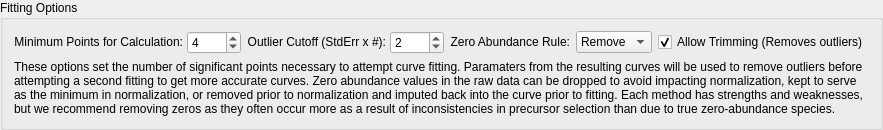
               <widget class="QGroupBox" name="groupBox_3">
                <property name="sizePolicy">
                 <sizepolicy hsizetype="Preferred" vsizetype="Fixed">
                  <horstretch>0</horstretch>
                  <verstretch>0</verstretch>
                 </sizepolicy>
                </property>
                <property name="minimumSize">
                 <size>
                  <width>200</width>
                  <height>75</height>
                 </size>
                </property>
                <property name="baseSize">
                 <size>
                  <width>100</width>
                  <height>200</height>
                 </size>
                </property>
                <property name="title">
                 <string>Fitting Options</string>
                </property>
                <layout class="QVBoxLayout" name="verticalLayout_21">
                 <item>
                  <layout class="QHBoxLayout" name="horizontalLayout_5" stretch="0,0,0,0">
                   <property name="spacing">
                    <number>6</number>
                   </property>
                   <property name="sizeConstraint">
                    <enum>QLayout::SetMaximumSize</enum>
                   </property>
                   <item>
                    <layout class="QHBoxLayout" name="horizontalLayout_6">
                     <property name="spacing">
                      <number>4</number>
                     </property>
                     <property name="sizeConstraint">
                      <enum>QLayout::SetMaximumSize</enum>
                     </property>
                     <item>
                      <widget class="QLabel" name="label_9">
                       <property name="sizePolicy">
                        <sizepolicy hsizetype="Fixed" vsizetype="Preferred">
                         <horstretch>0</horstretch>
                         <verstretch>0</verstretch>
                        </sizepolicy>
                       </property>
                       <property name="minimumSize">
                        <size>
                         <width>150</width>
                         <height>0</height>
                        </size>
                       </property>
                       <property name="text">
                        <string>&lt;html&gt;&lt;head/&gt;&lt;body&gt;&lt;p align=&quot;right&quot;&gt;Minimum Points for Calculation:&lt;/p&gt;&lt;/body&gt;&lt;/html&gt;</string>
                       </property>
                       <property name="alignment">
                        <set>Qt::AlignCenter</set>
                       </property>
                      </widget>
                     </item>
                     <item>
                      <widget class="QSpinBox" name="min_pts_spinBox">
                       <property name="sizePolicy">
                        <sizepolicy hsizetype="MinimumExpanding" vsizetype="Fixed">
                         <horstretch>0</horstretch>
                         <verstretch>0</verstretch>
                        </sizepolicy>
                       </property>
                       <property name="focusPolicy">
                        <enum>Qt::StrongFocus</enum>
                       </property>
                       <property name="minimum">
                        <number>2</number>
                       </property>
                       <property name="maximum">
                        <number>1000</number>
                       </property>
                       <property name="value">
                        <number>4</number>
                       </property>
                      </widget>
                     </item>
                    </layout>
                   </item>
                   <item>
                    <layout class="QHBoxLayout" name="horizontalLayout_7">
                     <property name="spacing">
                      <number>4</number>
                     </property>
                     <property name="sizeConstraint">
                      <enum>QLayout::SetMaximumSize</enum>
                     </property>
                     <item>
                      <widget class="QLabel" name="label_10">
                       <property name="sizePolicy">
                        <sizepolicy hsizetype="Preferred" vsizetype="Preferred">
                         <horstretch>0</horstretch>
                         <verstretch>0</verstretch>
                        </sizepolicy>
                       </property>
                       <property name="minimumSize">
                        <size>
                         <width>130</width>
                         <height>0</height>
                        </size>
                       </property>
                       <property name="text">
                        <string>&lt;html&gt;&lt;head/&gt;&lt;body&gt;&lt;p align=&quot;right&quot;&gt;Outlier Cutoff (StdErr x #):&lt;/p&gt;&lt;/body&gt;&lt;/html&gt;</string>
                       </property>
                       <property name="alignment">
                        <set>Qt::AlignCenter</set>
                       </property>
                      </widget>
                     </item>
                     <item>
                      <widget class="QSpinBox" name="out_cut_spinBox">
                       <property name="sizePolicy">
                        <sizepolicy hsizetype="MinimumExpanding" vsizetype="Fixed">
                         <horstretch>0</horstretch>
                         <verstretch>0</verstretch>
                        </sizepolicy>
                       </property>
                       <property name="focusPolicy">
                        <enum>Qt::StrongFocus</enum>
                       </property>
                       <property name="minimum">
                        <number>0</number>
                       </property>
                       <property name="maximum">
                        <number>1000</number>
                       </property>
                       <property name="value">
                        <number>2</number>
                       </property>
                      </widget>
                     </item>
                    </layout>
                   </item>
                   <item>
                    <layout class="QHBoxLayout" name="horizontalLayout_37">
                     <property name="rightMargin">
                      <number>0</number>
                     </property>
                     <item>
                      <widget class="QLabel" name="label_34">
                       <property name="sizePolicy">
                        <sizepolicy hsizetype="Minimum" vsizetype="Preferred">
                         <horstretch>0</horstretch>
                         <verstretch>0</verstretch>
                        </sizepolicy>
                       </property>
                       <property name="minimumSize">
                        <size>
                         <width>110</width>
                         <height>0</height>
                        </size>
                       </property>
                       <property name="text">
                        <string>&lt;html&gt;&lt;head/&gt;&lt;body&gt;&lt;p align=&quot;right&quot;&gt;Zero Abundance Rule:&lt;/p&gt;&lt;/body&gt;&lt;/html&gt;</string>
                       </property>
                      </widget>
                     </item>
                     <item>
                      <widget class="QComboBox" name="chalf_zero_criteria_comboBox">
                       <property name="sizePolicy">
                        <sizepolicy hsizetype="Expanding" vsizetype="Fixed">
                         <horstretch>0</horstretch>
                         <verstretch>0</verstretch>
                        </sizepolicy>
                       </property>
                       <item>
                        <property name="text">
                         <string>Remove</string>
                        </property>
                       </item>
                       <item>
                        <property name="text">
                         <string>Keep</string>
                        </property>
                       </item>
                       <item>
                        <property name="text">
                         <string>Impute</string>
                        </property>
                       </item>
                      </widget>
                     </item>
                    </layout>
                   </item>
                   <item>
                    <layout class="QHBoxLayout" name="horizontalLayout_14">
                     <item>
                      <widget class="QCheckBox" name="trimming_checkBox">
                       <property name="sizePolicy">
                        <sizepolicy hsizetype="Fixed" vsizetype="Fixed">
                         <horstretch>0</horstretch>
                         <verstretch>0</verstretch>
                        </sizepolicy>
                       </property>
                       <property name="text">
                        <string>Allow Trimming (Removes outliers)</string>
                       </property>
                       <property name="checked">
                        <bool>true</bool>
                       </property>
                      </widget>
                     </item>
                    </layout>
                   </item>
                  </layout>
                 </item>
                 <item>
                  <widget class="QLabel" name="label_35">
                   <property name="text">
                    <string>&lt;html&gt;&lt;head/&gt;&lt;body&gt;&lt;p&gt;These options set the number of significant points necessary to attempt curve fitting. Paramaters from the resulting curves will be used to remove outliers before attempting a second fitting to get more accurate curves. Zero abundance values in the raw data can be dropped to avoid impacting normalization, kept to serve as the minimum in normalization, or removed prior to normalization and imputed back into the curve prior to fitting. Each method has strengths and weaknesses, but we recommend removing zeros as they often occur more as a result of inconsistencies in precursor selection than due to true zero-abundance species.&lt;/p&gt;&lt;/body&gt;&lt;/html&gt;</string>
                   </property>
                   <property name="wordWrap">
                    <bool>true</bool>
                   </property>
                  </widget>
                 </item>
                </layout>
               </widget>
